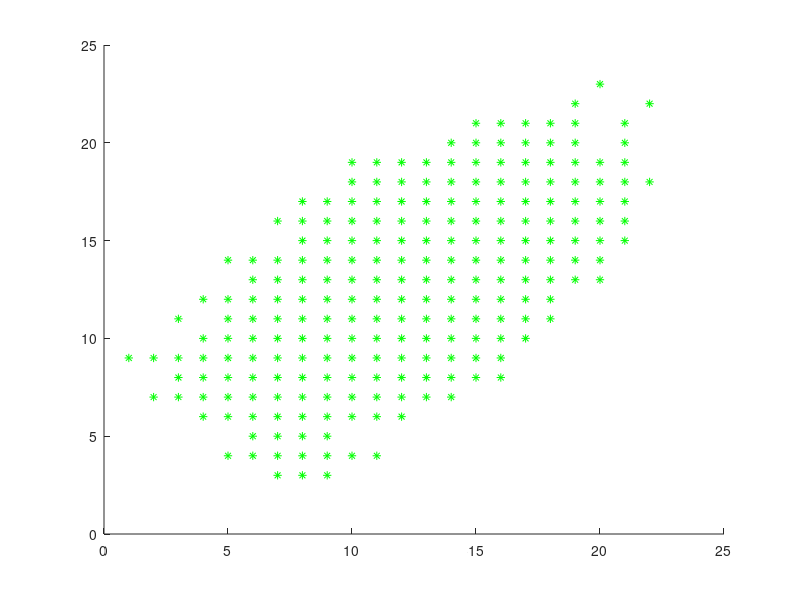

Write the MATLAB code that produced this figure.
%Total seconds: 0
hold on;
APB= [
1 9 ;
2 7 ;
2 9 ;
3 7 ;
3 8 ;
3 9 ;
3 11 ;
4 6 ;
4 7 ;
4 8 ;
4 9 ;
4 10 ;
4 12 ;
5 4 ;
5 6 ;
5 7 ;
5 8 ;
5 9 ;
5 10 ;
5 11 ;
5 12 ;
5 14 ;
6 4 ;
6 5 ;
6 6 ;
6 7 ;
6 8 ;
6 9 ;
6 10 ;
6 11 ;
6 12 ;
6 13 ;
6 14 ;
7 3 ;
7 4 ;
7 5 ;
7 6 ;
7 7 ;
7 8 ;
7 9 ;
7 10 ;
7 11 ;
7 12 ;
7 13 ;
7 14 ;
7 16 ;
8 3 ;
8 4 ;
8 5 ;
8 6 ;
8 7 ;
8 8 ;
8 9 ;
8 10 ;
8 11 ;
8 12 ;
8 13 ;
8 14 ;
8 15 ;
8 16 ;
8 17 ;
9 3 ;
9 4 ;
9 5 ;
9 6 ;
9 7 ;
9 8 ;
9 9 ;
9 10 ;
9 11 ;
9 12 ;
9 13 ;
9 14 ;
9 15 ;
9 16 ;
9 17 ;
10 4 ;
10 6 ;
10 7 ;
10 8 ;
10 9 ;
10 10 ;
10 11 ;
10 12 ;
10 13 ;
10 14 ;
10 15 ;
10 16 ;
10 17 ;
10 18 ;
10 19 ;
11 4 ;
11 6 ;
11 7 ;
11 8 ;
11 9 ;
11 10 ;
11 11 ;
11 12 ;
11 13 ;
11 14 ;
11 15 ;
11 16 ;
11 17 ;
11 18 ;
11 19 ;
12 6 ;
12 7 ;
12 8 ;
12 9 ;
12 10 ;
12 11 ;
12 12 ;
12 13 ;
12 14 ;
12 15 ;
12 16 ;
12 17 ;
12 18 ;
12 19 ;
13 7 ;
13 8 ;
13 9 ;
13 10 ;
13 11 ;
13 12 ;
13 13 ;
13 14 ;
13 15 ;
13 16 ;
13 17 ;
13 18 ;
13 19 ;
14 7 ;
14 8 ;
14 9 ;
14 10 ;
14 11 ;
14 12 ;
14 13 ;
14 14 ;
14 15 ;
14 16 ;
14 17 ;
14 18 ;
14 19 ;
14 20 ;
15 8 ;
15 9 ;
15 10 ;
15 11 ;
15 12 ;
15 13 ;
15 14 ;
15 15 ;
15 16 ;
15 17 ;
15 18 ;
15 19 ;
15 20 ;
15 21 ;
16 8 ;
16 9 ;
16 10 ;
16 11 ;
16 12 ;
16 13 ;
16 14 ;
16 15 ;
16 16 ;
16 17 ;
16 18 ;
16 19 ;
16 20 ;
16 21 ;
17 10 ;
17 11 ;
17 12 ;
17 13 ;
17 14 ;
17 15 ;
17 16 ;
17 17 ;
17 18 ;
17 19 ;
17 20 ;
17 21 ;
18 11 ;
18 12 ;
18 13 ;
18 14 ;
18 15 ;
18 16 ;
18 17 ;
18 18 ;
18 19 ;
18 20 ;
18 21 ;
19 13 ;
19 14 ;
19 15 ;
19 16 ;
19 17 ;
19 18 ;
19 19 ;
19 20 ;
19 21 ;
19 22 ;
20 13 ;
20 14 ;
20 15 ;
20 16 ;
20 17 ;
20 18 ;
20 19 ;
20 23 ;
21 15 ;
21 16 ;
21 17 ;
21 18 ;
21 19 ;
21 20 ;
21 21 ;
22 18 ;
22 22 ;
];
hold on;
plot(APB(:,1),APB(:,2),'g*');
